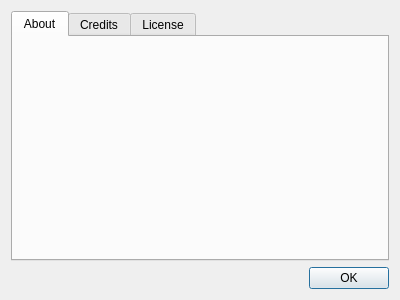
<?xml version="1.0" encoding="UTF-8"?>
<ui version="4.0">
 <class>AboutPlume</class>
 <widget class="QDialog" name="AboutPlume">
  <property name="geometry">
   <rect>
    <x>0</x>
    <y>0</y>
    <width>400</width>
    <height>300</height>
   </rect>
  </property>
  <layout class="QVBoxLayout" name="verticalLayout">
   <item>
    <widget class="QTabWidget" name="tabWidget">
     <property name="currentIndex">
      <number>0</number>
     </property>
     <widget class="QWidget" name="tab_about">
      <attribute name="title">
       <string>About</string>
      </attribute>
      <layout class="QVBoxLayout" name="verticalLayout_4">
       <item>
        <widget class="QFrame" name="frame_logo">
         <property name="maximumSize">
          <size>
           <width>16777215</width>
           <height>50</height>
          </size>
         </property>
         <layout class="QHBoxLayout" name="horizontalLayout">
          <property name="topMargin">
           <number>0</number>
          </property>
          <property name="bottomMargin">
           <number>0</number>
          </property>
          <item>
           <widget class="QLabel" name="label_logo">
            <property name="maximumSize">
             <size>
              <width>48</width>
              <height>48</height>
             </size>
            </property>
            <property name="text">
             <string/>
            </property>
            <property name="scaledContents">
             <bool>true</bool>
            </property>
           </widget>
          </item>
         </layout>
        </widget>
       </item>
       <item>
        <widget class="QLabel" name="label_about">
         <property name="text">
          <string/>
         </property>
        </widget>
       </item>
      </layout>
     </widget>
     <widget class="QWidget" name="tab_credits">
      <attribute name="title">
       <string>Credits</string>
      </attribute>
      <layout class="QVBoxLayout" name="verticalLayout_2">
       <item>
        <widget class="QTextBrowser" name="browser_credits"/>
       </item>
      </layout>
     </widget>
     <widget class="QWidget" name="tab_license">
      <attribute name="title">
       <string>License</string>
      </attribute>
      <layout class="QVBoxLayout" name="verticalLayout_3">
       <item>
        <widget class="QTextBrowser" name="browser_license"/>
       </item>
      </layout>
     </widget>
    </widget>
   </item>
   <item>
    <widget class="QDialogButtonBox" name="buttonBox">
     <property name="orientation">
      <enum>Qt::Horizontal</enum>
     </property>
     <property name="standardButtons">
      <set>QDialogButtonBox::Ok</set>
     </property>
    </widget>
   </item>
  </layout>
 </widget>
 <resources/>
 <connections>
  <connection>
   <sender>buttonBox</sender>
   <signal>accepted()</signal>
   <receiver>AboutPlume</receiver>
   <slot>accept()</slot>
   <hints>
    <hint type="sourcelabel">
     <x>248</x>
     <y>254</y>
    </hint>
    <hint type="destinationlabel">
     <x>157</x>
     <y>274</y>
    </hint>
   </hints>
  </connection>
  <connection>
   <sender>buttonBox</sender>
   <signal>rejected()</signal>
   <receiver>AboutPlume</receiver>
   <slot>reject()</slot>
   <hints>
    <hint type="sourcelabel">
     <x>316</x>
     <y>260</y>
    </hint>
    <hint type="destinationlabel">
     <x>286</x>
     <y>274</y>
    </hint>
   </hints>
  </connection>
 </connections>
</ui>
